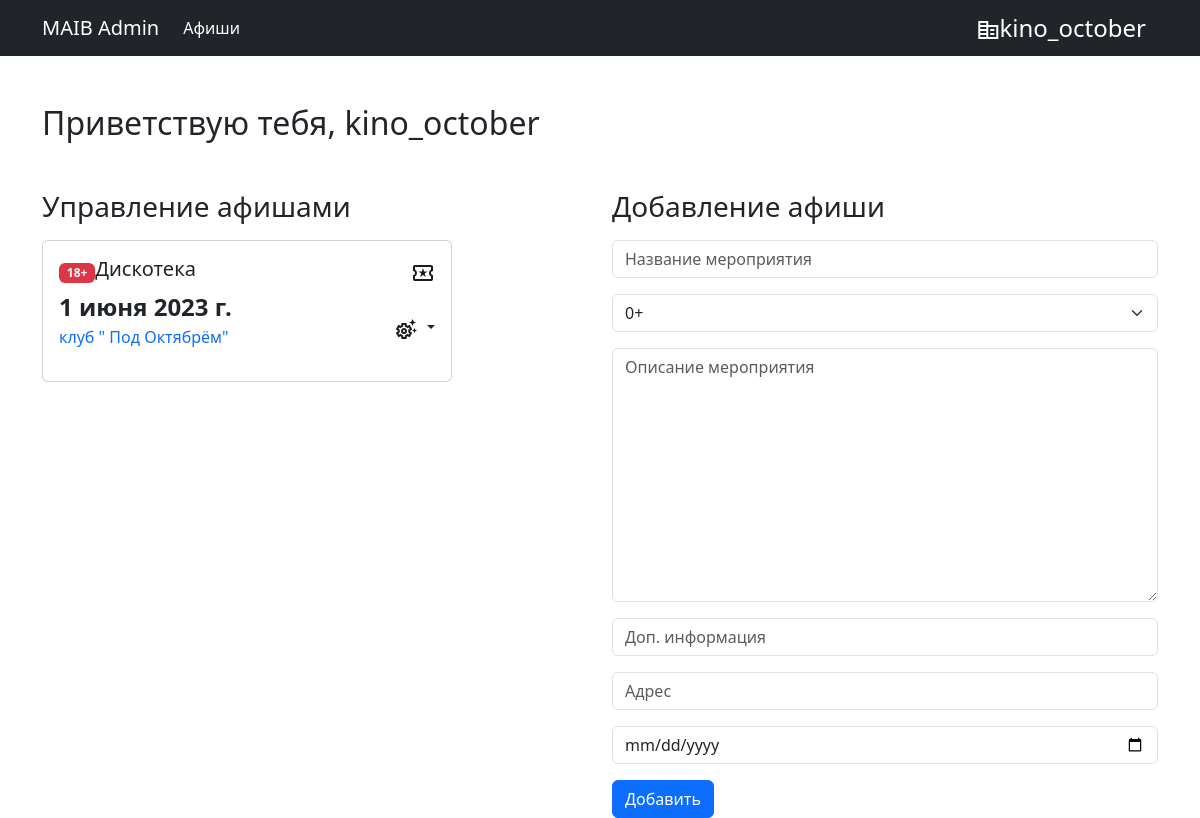
The app's page /poster/ (signed in) with its own data.
### admin_panel/models.py (models this page shows)
class Poster(models.Model):
    author = models.ForeignKey(User, on_delete=models.CASCADE, null = True)
    name = models.CharField(max_length = 100, default='')
    ageLim = models.CharField(max_length = 100, default = '+0')
    desc = models.TextField()
    addinfo = models.CharField(max_length = 200, default='')
    addres = models.CharField(max_length = 300, default='')
    date = models.DateField(auto_now_add = True)

### admin_panel/views.py (the view)
# urls.py: path('poster/', views.poster),
def poster(request):
    if request.user.is_staff:
        poster_list = Poster.objects.all()
        poster_len = len(poster_list)
    else:
        poster_list = Poster.objects.filter(author = request.user).all()
        poster_len = len(poster_list)
    return render(request, 'poster.html', {"poster_list": poster_list, "poster_len": poster_len})

### admin_panel/templates/poster.html (shortened to what this page needs)
{% extends "base.html" %}
{% block content %}
<div class="main">
    <div class="poster container mt-5">
        <div class="hello-text mb-5">
            {% if user.is_authenticated and user.is_staff %}
            <h2>Приветствую тебя, Администратор</h2>
            {% else %}
            <h2>Приветствую тебя, {{user.username}}</h2>
            {% endif %}
        </div>
        <div class="row align-items-start">
            <div class="col mb-5 desktop">
                <h3 class="mb-3">Управление афишами</h3>
                <div class="poster-list mb-5">
                    {% if poster_len == 0 %}
                    <div class="d-flex align-items-center">
                        <div class="sad_img m-2">
                            <img class="" src="../static/img/sad.svg" alt="">
                        </div>
                        <h5 class="mt-2">Афиши отсутсвуют</h5>
                    </div>
                    {% else %}
                    {% for poster in poster_list %}
                    <div class="card w-75 mb-3">
                        <div class="card-body">
                            <div
                                class="w-100 poster__item-title d-flex align-items-center justify-content-between pr-5">
                                <div class="w-75 d-flex align-items-center">
                                        {% if poster.ageLim == '0+' %}
                                        <span class="h-25 badge text-bg-primary"> {{poster.ageLim}} </span>
                                        {% elif poster.ageLim == '16+' %}
                                        <span class="h-25 badge text-bg-warning"> {{poster.ageLim}} </span>
                                        {% elif poster.ageLim == '18+' %}
                                        <span class="h-25 badge text-bg-danger"> {{poster.ageLim}} </span>
                                        {% endif %}
                                        <h5>{{poster.name}}</h5>
                                </div>
                                <img src="../static/img/poster__item-icon.svg" alt="">
                            </div>
                            <div class="poster__item-content">
                                <div class="poster__item-info d-flex align-items-center justify-content-between">
                                    <div class="poster__item-data">
                                        <time class="fs-4 fw-semibold">{{poster.date}}</time>
                                        <p class="text-primary">{{poster.addres}}</p>
                                    </div>
                                    <div class="poster__item-settings" data-bs-toggle="tooltip" data-bs-placement="top"
                                        data-bs-title="Настройки">
                                        <div class="dropdown">
                                            <a class="nav-link dropdown-toggle" href="#" id="navbarDarkDropdownMenuLink"
                                                role="button" data-bs-toggle="dropdown" aria-expanded="false">
                                                <img src="../static/img/settings.svg" alt="">
                                            </a>
                                        </div>
                                    </div>
                                </div>
                            </div>
                        </div>
                    </div>
                    {% endfor %}
                    {% endif %}
                </div>
            </div>
            <div class="col">
                <h3 class="mb-3">Добавление афиши</h3>
                <form class="d-flex flex-column" method="post" action="/createposter/">
                    <input name="name" class="form-control mb-3" placeholder="Название мероприятия" type="text">
                    <select name="ageLim" class="form-select mb-3">
                        <option value="0+">0+</option>
                    </select>
                    <textarea name="desc" class="form-control mb-3" placeholder="Описание мероприятия" name="" id=""
                        cols="30" rows="10"></textarea>
                    <input name="addinfo" class="form-control mb-3" placeholder="Доп. информация" type="text">
                    <input name="addres" class="form-control mb-3" placeholder="Адрес" type="text">
                    <input name="date" class="form-control mb-3" placeholder="Дата" type="date">
                    <div class="d-flex w-100">
                        <button type="submit" class="btn btn-primary pr-5">Добавить</button>
                    </div>
                </form>
            </div>
        </div>
    </div>
</div>
{% endblock %}

### admin_panel/templates/base.html (shortened to what this page needs)
<!DOCTYPE html>
<html lang="ru">
<head>
    <link rel="stylesheet" href="../static/style/style.css">
    <link href="https://cdn.jsdelivr.net/npm/bootstrap@5.3.0-alpha1/dist/css/bootstrap.min.css" rel="stylesheet"
>
</head>
<body>
    <nav class="navbar navbar-expand-lg bg-dark" data-bs-theme="dark">
        <div class="container">
            <a class="navbar-brand text-white" href="/">MAIB Admin</a>
            <div class="collapse navbar-collapse" id="navbarSupportedContent">
                <ul class="navbar-nav me-auto mb-2 mb-lg-0">
                    {% if user.is_staff %}
                        <li class="nav-item">
                            <a class="nav-link text-white" href="/quest">Викторины</a>
                        </li>
                        <li class="nav-item">
                            <a class="nav-link text-white" href="/poster">Афиши</a>
                        </li>
                        <li class="nav-item">
                            <a class="nav-link text-white" href="/geo">Локации</a>
                        </li>
                    {% else %}
                        <li class="nav-item">
                            <a class="nav-link text-white" href="/poster">Афиши</a>
                        </li>
                    {% endif %}
                </ul>
                <div class="dropdown">
                    <a class="nav-link dropdown-toggle d-flex align-items-center" href="#"
                        id="navbarDarkDropdownMenuLink" role="button" data-bs-toggle="dropdown" aria-expanded="false">
                        <div class="">
                            {% if user.is_staff %}
                            <img src="../static/img/admin_user.svg" alt="">
                            {% else %}
                            <img src="../static/img/org.svg" alt="">
                            {% endif %}
                        </div>
                        <article class="text-white fs-4">{{request.user.username}}</article>
                    </a>
                </div>
            </div>
        </div>
    </nav>
    {% block content %}
    {% endblock %}
</body>
</html>

### admin_panel/static/style/style.css (style rules this page uses)
.poster__item-settings img { cursor: pointer; }
.poster-list { overflow: scroll; overflow-x: hidden; height: 400px; }
.desktop { display: block; }

### records on screen
Poster: ageLim "18+", name "Дискотека", date "1 июня 2023 г.", addres "клуб \" Под Октябрём\""

### other values on screen
{{ request.user.username }} "kino_october"
{{ user.username }} "kino_october"
